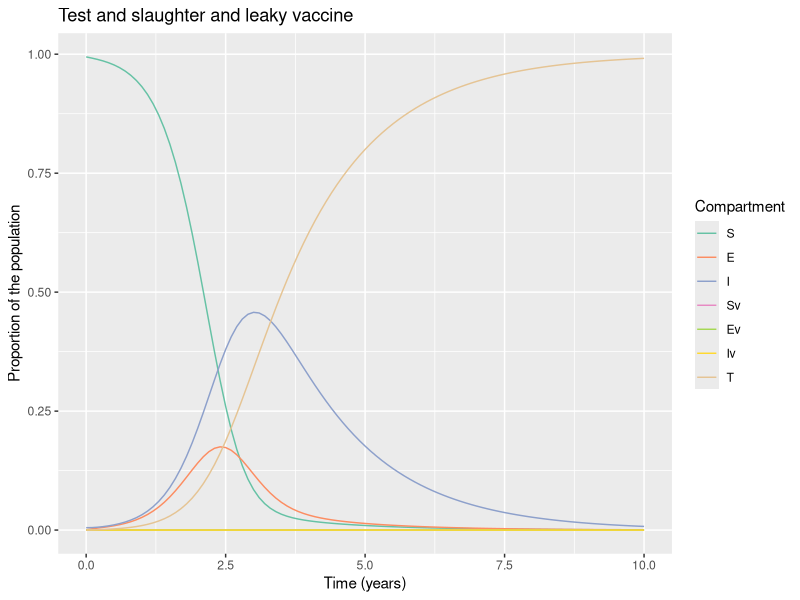

This chart was generated by the following R code:
# LOAD THE PACKAGES:
library(deSolve)
library(reshape2)
library(ggplot2)


# MODEL INPUTS:

initial_state_values <- c(S = 1675000 - 8475,
                          E = 1000,        
                          I = 8375,        
                          Sv = 0,      
                          Ev = 0,
                          Iv = 0,
                          T = 0)      

# Parameters
#R0=????b/(??(??+??)(??+??))= 24.57
#R0= beta/delta = 1.42
parameters <- c(beta = 5.2,     # the infection rate in units of years^-1  
                delta = 0.01*365,     # the latency period in units of years^-1 
                c_s = 0.3,       # the reduction in the force of infection
                # acting on those vaccinated
                c_i = 0.3,# the reduction in the infectivity of vaccinated infected bovines  
                u = 1/5,#death rate in units of years^-1 
                a = 0.71 , #testing rate in units of years^-1
                b = 1/5, #birth rate in units of years^-1
                vc = 0,  # vaccination rate
                w = 0.000442) #wildife infection rate
              
             

# TIMESTEPS:

# Sequence of timesteps to solve the model at
times <- seq(from = 0, to = 10, by =0.1)#from 0 to 10 years, daily intervalS
# MODEL FUNCTION: 

vaccine_model <- function(time, state, parameters) {  
  
  with(as.list(c(state, parameters)), {    
    
    # Defining lambda as a function of beta and E:
    N <- S + E + I + Sv + Ev + Iv 
    lambda <- beta * I/N + c_i * beta * Iv/N 
    # the Ev compartment gets c_i times less infected than the E compartment
    
    
    # The differential equations
    dS <- -lambda * S - u * S - S * w - vc * S + (b * N * (1-vc))          
    dE <- lambda * S - delta * E - u * E - vc * E 
    dT <- a * I + a * Iv
    dI <- delta * E - a * I - u * I + S * w 
    dSv <- -c_s * lambda * Sv - u * Sv + vc * S  + b * N * vc - Sv * w            
    dEv <- c_s * lambda * Sv - delta * Ev - u * Ev + vc * E 
    dIv <- delta * Ev - a * Iv - u * Iv + Sv * w 
    
    return(list(c(dS, dE, dI, dSv, dEv, dIv, dT))) 
  })
  
}

# MODEL OUTPUT:

# Solving the differential equations using the ode integration algorithm
output <- as.data.frame(ode(y = initial_state_values, 
                            times = times, 
                            func = vaccine_model,
                            parms = parameters))

# PLOT THE OUTPUT

# turn output dataset into long format
output_long <- melt(as.data.frame(output), id = "time")

# Adding a column for the prevalence proportion to the long-format output
output_long$prevalence <- output_long$value/sum(initial_state_values)

# Plot the number in each compartment over time
ggplot(data = output_long,                                               
       aes(x = time, y = prevalence, colour = variable, group = variable)) +  
  geom_line() +                                                          
  xlab("Time (years)")+                                                   
  ylab("Proportion of the population") +
  labs(title = paste("Test and slaughter and leaky vaccine"), 
       colour = "Compartment") +
  scale_colour_brewer(palette = "Set2")

#incidence<- diff(output_long$value[output_long$variable=="T"])
#plot(incidence)
